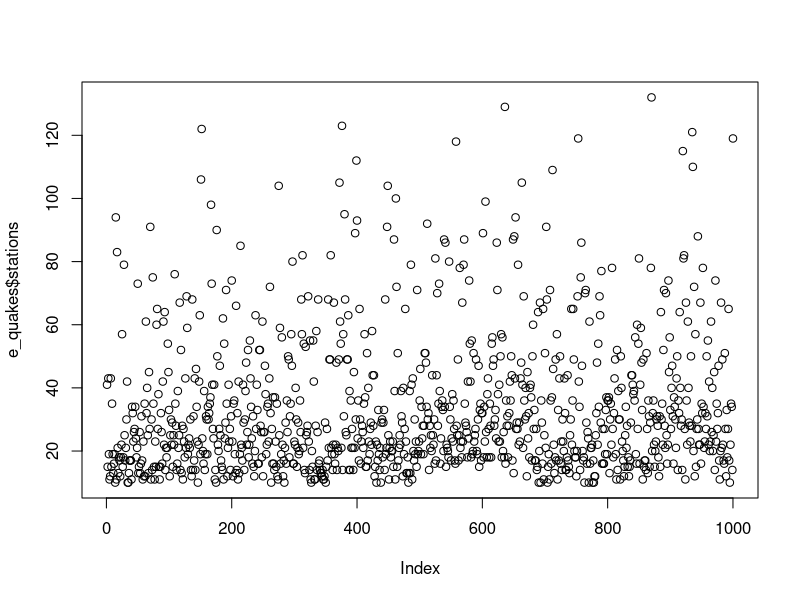
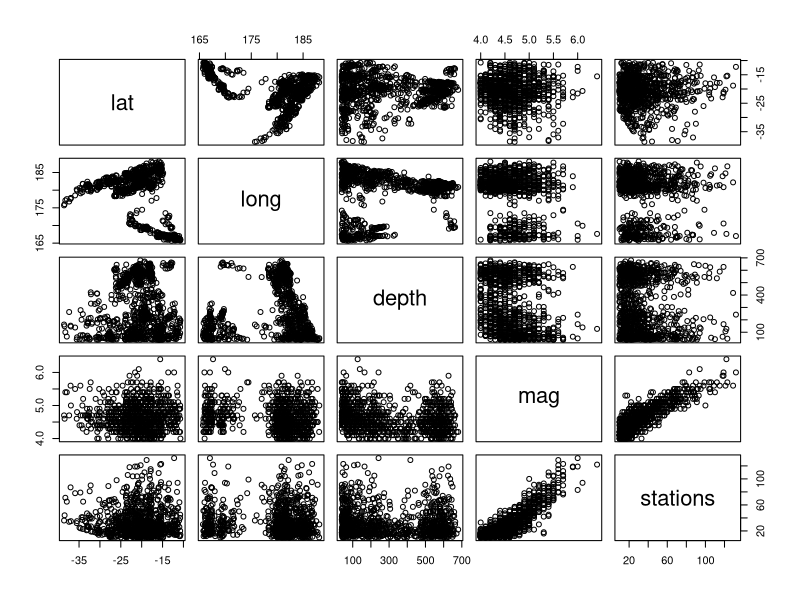
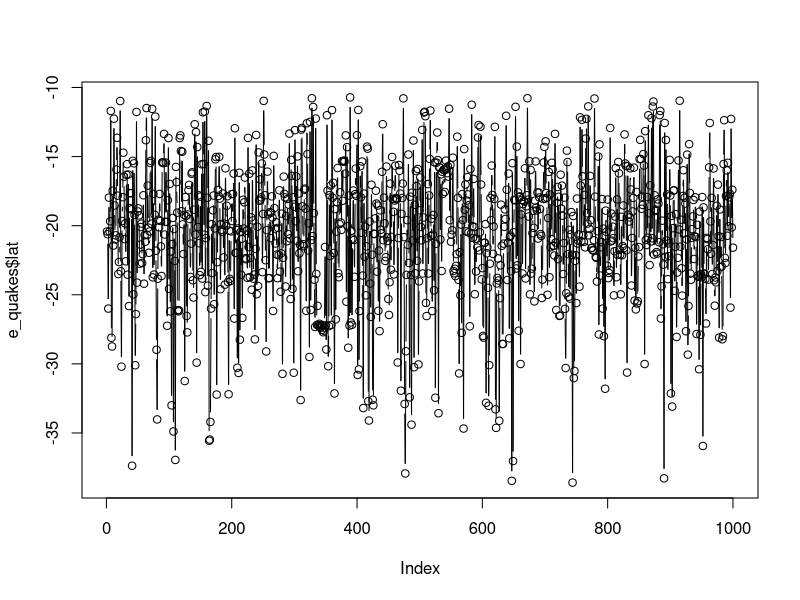
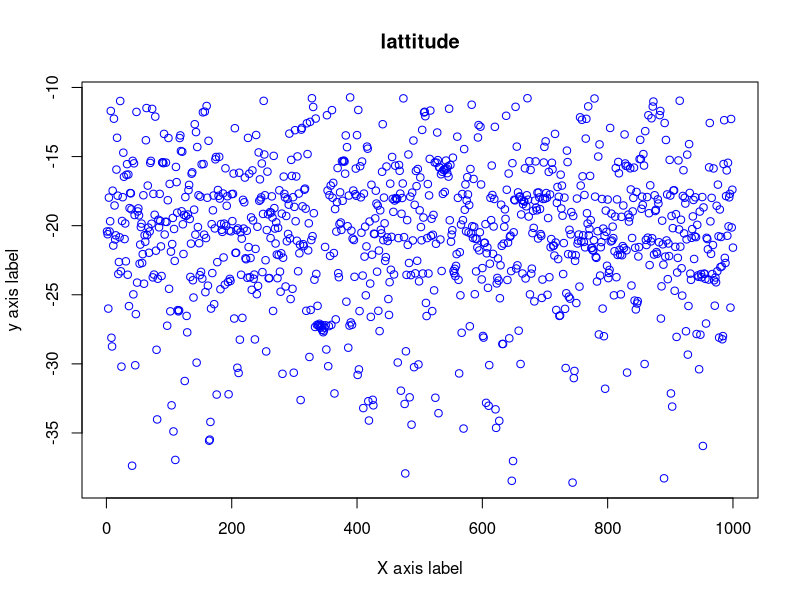
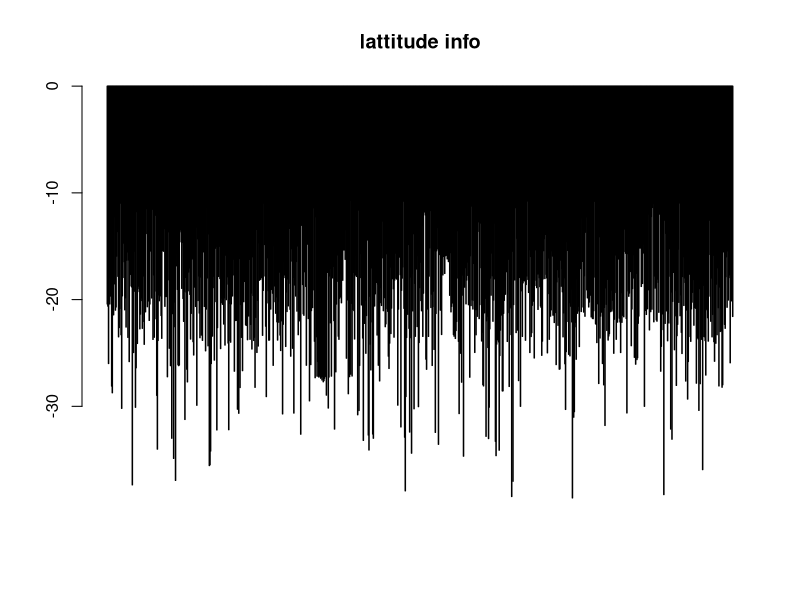
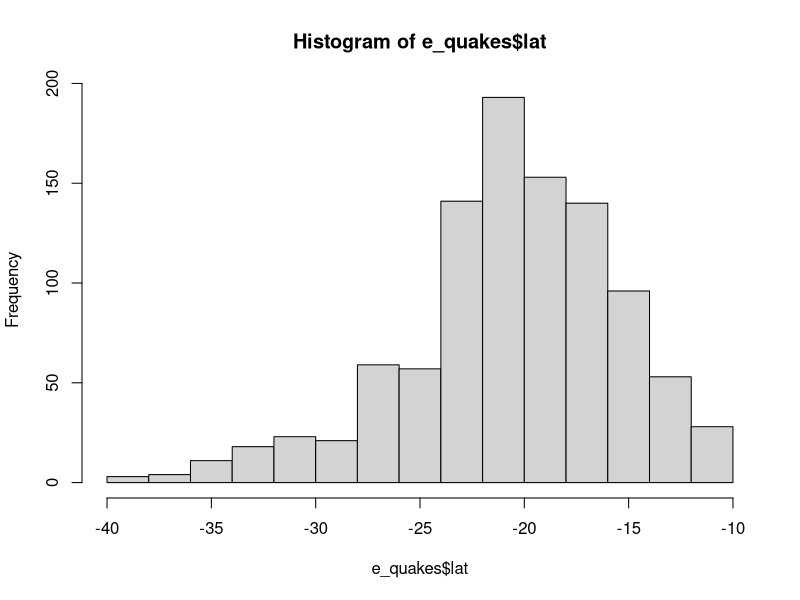
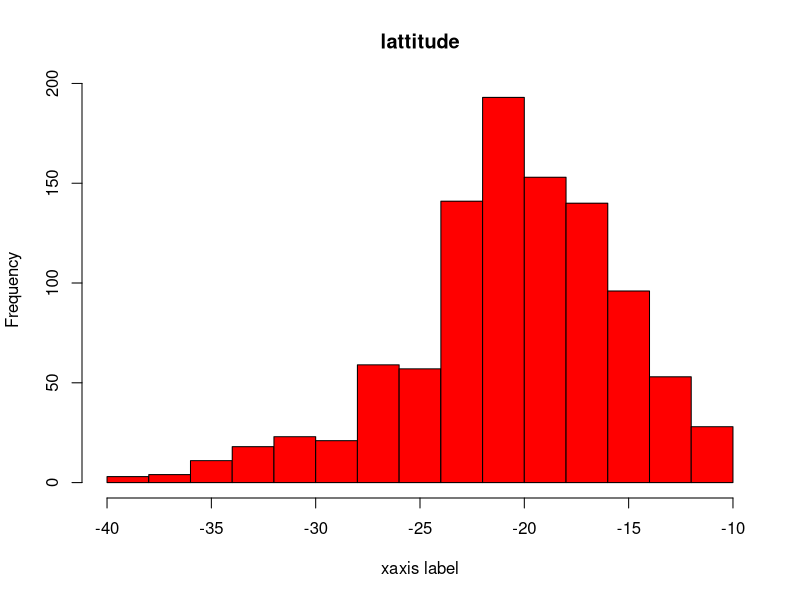
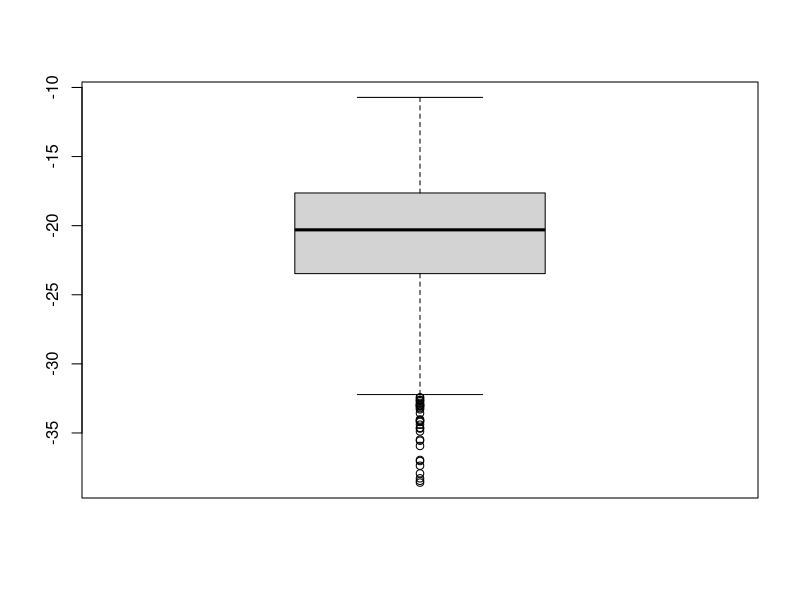

The R source for these figures, in order:
#ve_quakes<-datasets::quakes

library(datasets)
data("quakes")
e_quakes <-datasets::quakes

#extracting cols & rows from the dataset
e_quakes[,c(1,2)]
head(e_quakes)
tail(e_quakes)

#summary & plots
summary(e_quakes$depth)
summary(e_quakes)
plot(e_quakes$stations)
plot(e_quakes)

#points & lines
#"p" = point "l" = lines "b" = both
plot(e_quakes$lat, type = "b")

#adding labels
plot(e_quakes$lat , xlab = 'X axis label' , ylab  = 'y axis label',
     main = 'lattitude', col = 'blue')

#horizontal bar plot
barplot(e_quakes$lat , main = 'lattitude info' , horiz = F)

#histogram
hist(e_quakes$lat)
hist(e_quakes$lat, main = "lattitude" , xlab = 'xaxis label', col = 'red')

#box plot
boxplot(e_quakes$lat)

#multiple box plot
boxplot(e_quakes[,1:5], main = 'Multiple box plots')

#margin for the grid - (mar)
#no of rows & cols - (mfrow)
#whether a border is to be included - (bty)
#position of the labels (las= 1 for horizontal, las = 0 for vertical)
#box around the plot - (byt)

par (mfrow=c(2,2), mar = c(2,5,2,1), las = 1, bty="n")
plot(e_quakes$lat)
barplot(e_quakes$lat ,e_quakes$long)
hist(e_quakes$depth)
boxplot(e_quakes$lat)








